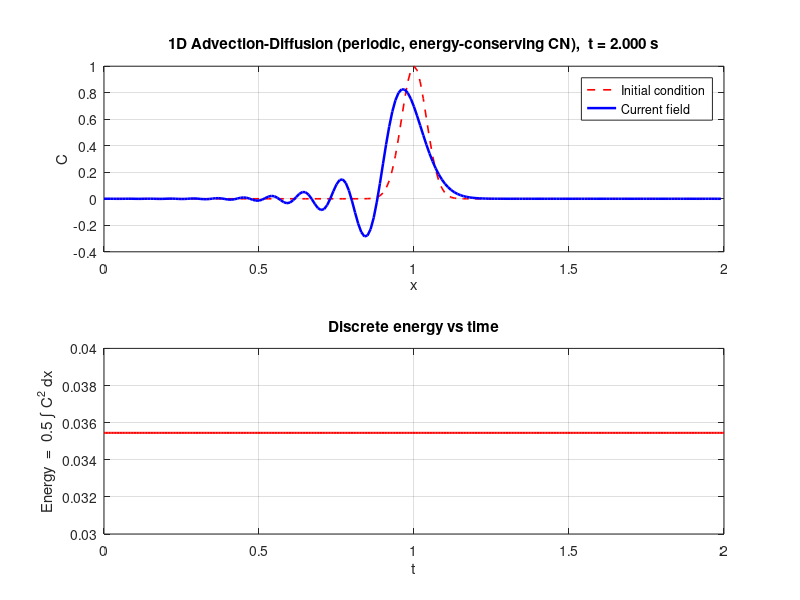
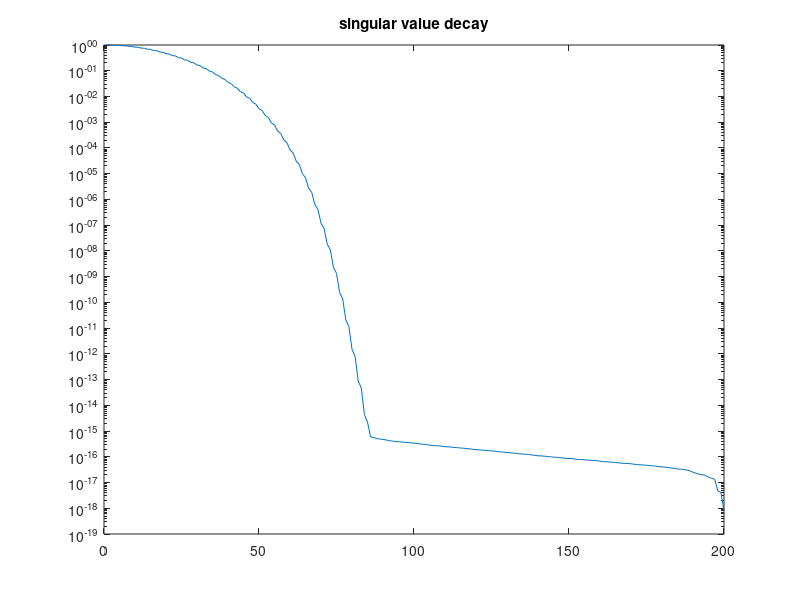
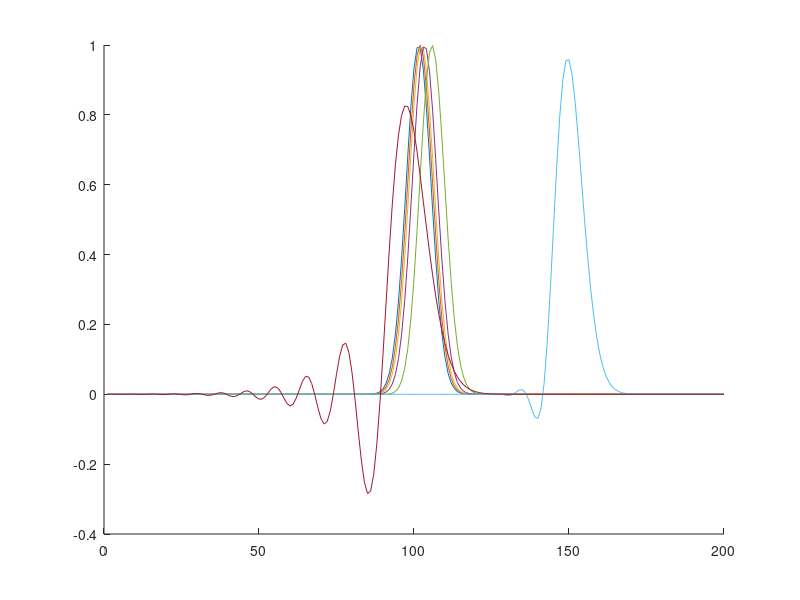

These charts were generated, in order, by the following MATLAB code:
%% 1D Advection-Diffusion Equation Solver
%  Periodic BCs | Central differences | Energy-conserving time discretization
%
% Solves:  dC/dt + u*dC/dx = D*d2C/dx2 ,   x in [0, L), periodic
%
% SPATIAL DISCRETIZATION
%   Advection : central difference  ->  matrix D1 is SKEW-SYMMETRIC
%               (D1' = -D1 on a periodic grid). This matters because a
%               skew-symmetric operator satisfies C'*D1*C = 0 for any C,
%               i.e. it moves "energy" (the L2 norm) around in space but
%               never creates or destroys it -- exactly like the
%               continuous advection term.
%   Diffusion : standard central 2nd difference -> matrix D2 is
%               SYMMETRIC NEGATIVE SEMI-DEFINITE, which is what
%               physically dissipates energy.
%
% TIME DISCRETIZATION (the "energy-conserving" part)
%   Explicit Euler applied to a skew-symmetric system is unconditionally
%   UNSTABLE (energy grows every step, no matter how small dt is).
%   Instead we use the trapezoidal rule (Crank-Nicolson):
%
%       C^{n+1} = C^n + (dt/2) * A * (C^n + C^{n+1})
%       =>  (I - dt/2*A) C^{n+1} = (I + dt/2*A) C^n
%
%   The update matrix M = (I - dt/2*A)^{-1} * (I + dt/2*A) is the Cayley
%   transform of A. When A is skew-symmetric, the Cayley transform is
%   EXACTLY ORTHOGONAL (M'*M = I), so ||C^{n+1}||_2 = ||C^n||_2 to
%   machine precision -- discrete energy is conserved exactly, for ANY
%   time step size (no CFL restriction on stability). Adding the
%   symmetric negative-semidefinite diffusion operator makes the scheme
%   correctly *dissipative* instead of perfectly conserving (as it
%   physically should be), while remaining unconditionally stable.
%
% Author: Generated by Claude
% -------------------------------------------------------------------

clear; clc; close all;

%% ------------------- User-defined parameters -----------------------
L  = 2.0;          % domain length [m] (periodic: point L is identified with 0)
N  = 200;          % number of grid points

% D  = 0.01;         % diffusion coefficient [m^2/s]
D  = 0;         % diffusion coefficient [m^2/s]
u  = 1.0;          % advection velocity [m/s]

T_final = 2.0;     % total simulation time [s]
% dt = 0.01;         % time step [s] -- can be chosen freely for stability;
% dt = 0.001;         % time step [s] -- can be chosen freely for stability;
                    % (accuracy still degrades if dt is too large)

plot_every = 20;    % plot update frequency (in time steps)

%% ------------------- Grid setup (periodic) -----------------------------
x  = linspace(0, L, N+1); x(end) = [];   % N points on [0, L)
dx = x(2) - x(1);

dt = .5*dx;

%% ------------------- Initial condition ----------------------------------
x0 = 0.5*L;
sigma = 0.08*L;
% C0 = exp(-((x - x0).^2) / (2*sigma^2))';   % column vector, N x 1
C0 = exp(-(16*(x - x0).^2) / (2*sigma^2))';   % column vector, N x 1
% C0 = zeros(N,1); C0(1) = 1;   % column vector, N x 1
C  = C0;

Nt = round(T_final/dt);

fprintf('Grid: N = %d points, dx = %.4g\n', N, dx);
fprintf('dt = %.4g, Nt = %d steps, T_final = %.4g\n', dt, Nt, dt*Nt);

%% ------------------- Assemble periodic operator matrices -----------------
% D1: central-difference first derivative, periodic, skew-symmetric
%     (D1*C)_i = (C_{i+1} - C_{i-1}) / (2*dx)
e = ones(N,1);
D1 = spdiags([-e e], [-1 1], N, N) / (2*dx);
D1(1, N)   = -1/(2*dx);   % wrap: node before index 1 is index N
D1(N, 1)   =  1/(2*dx);   % wrap: node after index N is index 1

% D2: central-difference second derivative, periodic, symmetric
%     (D2*C)_i = (C_{i+1} - 2*C_i + C_{i-1}) / dx^2
D2 = spdiags([e -2*e e], [-1 0 1], N, N) / dx^2;
D2(1, N) = 1/dx^2;
D2(N, 1) = 1/dx^2;

% Sanity checks (uncomment to verify skew-/symmetry properties):
% disp(full(D1 + D1'))   % should be ~0 (skew-symmetric)
% disp(full(D2 - D2'))   % should be ~0 (symmetric)

%% ------------------- Full spatial operator A ----------------------------
% dC/dt = A*C ,   A = -u*D1 + D*D2
A = -u*D1 + D*D2;

%% ------------------- Energy-conserving (Crank-Nicolson) time stepping ----
I = speye(N);
M_left  = I - (dt/2)*A;   % implicit part
M_right = I + (dt/2)*A;   % explicit part

% Factorize the (constant) left-hand matrix once for efficiency
[Lf, Uf, Pf, Qf] = lu(M_left);

energy = zeros(Nt+1, 1);
time   = (0:Nt)*dt;
energy(1) = 0.5*dx*sum(C.^2);   % discrete L2 "energy"

figure('Color','w','Position',[100 100 900 650]);

X_C = zeros(N,Nt);

for n = 1:Nt

    rhs = M_right*C;
    % Solve M_left * C_new = rhs  using the precomputed LU factors
    C = Qf * (Uf \ (Lf \ (Pf*rhs)));

    X_C(:,n) = C;

    energy(n+1) = 0.5*dx*sum(C.^2);

    if mod(n, plot_every) == 0 || n == Nt
        subplot(2,1,1);
        plot(x, C0, 'r--', 'LineWidth', 1.2); hold on;
        plot(x, C, 'b-', 'LineWidth', 1.8); hold off;
        xlabel('x'); ylabel('C');
        title(sprintf('1D Advection-Diffusion (periodic, energy-conserving CN),  t = %.3f s', n*dt));
        legend('Initial condition', 'Current field', 'Location', 'northeast');
        % ylim([min(0,min(C0)) max(C0)*1.1]);
        grid on;

        subplot(2,1,2);
        plot(time(1:n+1), energy(1:n+1), 'r-', 'LineWidth', 1.5);
        xlabel('t'); ylabel('Energy  =  0.5 \int C^2 dx');
        title('Discrete energy vs time');
        grid on;
        drawnow;
    end
end

fprintf('Initial energy = %.6g\n', energy(1));
fprintf('Final energy   = %.6g\n', energy(end));
fprintf('(With D = 0 these should match to machine precision;\n');
fprintf(' with D > 0, energy should decay monotonically.)\n');

%% construct ROM basis via POD
[V,S,~] = svd(X_C,'econ');
% n = 14;
% n = 24;
n = 40;
Vn = V(:,1:n);

%% singular value decay
figure
semilogy(diag(S)/S(1,1))
title("singular value decay")

%% state plots
X_b = X_C;
figure; hold on
plot(X_b(:,1))
plot(X_b(:,2))
plot(X_b(:,3))
plot(X_b(:,5))
plot(X_b(:,10))
plot(X_b(:,100))
plot(X_b(:,end))
